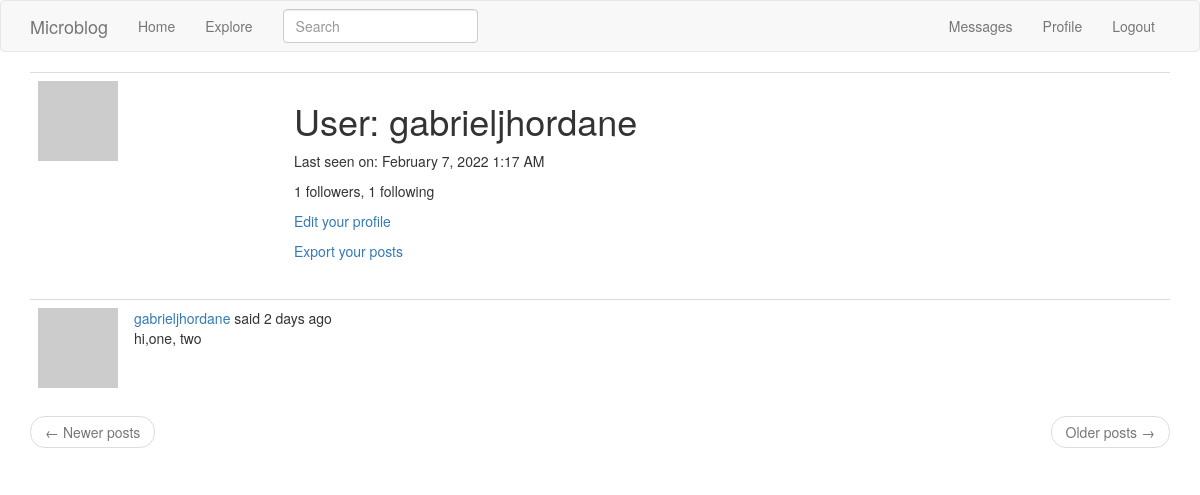
The app's page /user/gabrieljhordane (signed in), older data.
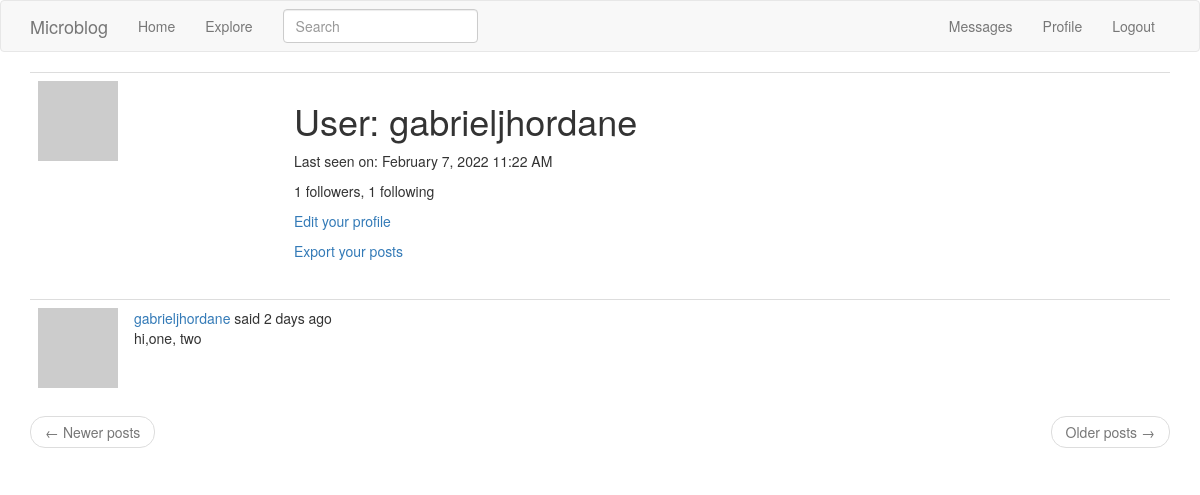
The same page, newer data.
### app/models.py (models this page shows, shortened)
class PaginatedAPIMixin(object):
    @staticmethod
    def to_collection_dict(query, page, per_page, endpoint, **kwargs):
        resources = query.paginate(page, per_page, False)
        data = {
            'items': [item.to_dict() for item in resources.items],
            '_meta': {
                'page': page,
                'per_page': per_page,
                'total_pages': resources.pages,
                'total_items': resources.total
            },
            '_links': {
                'self': url_for(endpoint, page=page, per_page=per_page,
                                **kwargs),
                'next': url_for(endpoint, page=page + 1, per_page=per_page,
                                **kwargs) if resources.has_next else None,
                'prev': url_for(endpoint, page=page - 1, per_page=per_page,
                                **kwargs) if resources.has_prev else None
            }
        }
        return data

class User(PaginatedAPIMixin,UserMixin,db.Model):
    id = db.Column(db.Integer, primary_key=True)
    username = db.Column(db.String(64),index=True, unique=True)
    email = db.Column(db.String(120), index=True, unique=True)
    password_hash = db.Column(db.String(128))
    posts = db.relationship('Post', backref='author', lazy='dynamic')
    about = db.Column(db.String(140))
    last_seen = db.Column(db.DateTime, default=datetime.utcnow)
    followed = db.relationship(
        'User', secondary = followers,
        primaryjoin = (followers.c.follower_id == id),
        secondaryjoin = (followers.c.followed_id == id),
        backref = db.backref('followers', lazy='dynamic'),
        lazy='dynamic')
    messages_sent = db.relationship('Message',
                                    foreign_keys='Message.sender_id',
                                    backref='author', lazy='dynamic')
    messages_received = db.relationship('Message',
                                        foreign_keys='Message.recipient_id',
                                        backref='recipient', lazy='dynamic')
    last_message_read_time = db.Column(db.DateTime)
    notifications = db.relationship('Notification', backref='user',
                                    lazy='dynamic')
    tasks = db.relationship('Task', backref='user', lazy='dynamic')
    token = db.Column(db.String(32), index=True, unique=True)
    token_expiration = db.Column(db.DateTime)
    def avatar (self, size):
        digest = md5(self.email.lower().encode('utf-8')).hexdigest()
        return 'https://www.gravatar.com/avatar/{}?d=identicon&s={}'.format(digest, size)
    def new_messages(self):
        last_read_time = self.last_message_read_time or datetime(1900, 1, 1)
        return Message.query.filter_by(recipient=self).filter(
            Message.timestamp > last_read_time).count()
    def get_tasks_in_progress(self):
        return Task.query.filter_by(user=self, complete=False).all()
    def get_task_in_progress(self, name):
        return Task.query.filter_by(name=name, user=self,
                                    complete=False).first()

class SearchableMixin(object):
    @classmethod
    def before_commit(cls, session):
        session._changes = {
            'add': list(session.new),
            'update': list(session.dirty),
            'delete': list(session.deleted)
        }
    @classmethod
    def after_commit(cls, session):
        for obj in session._changes['add']:
            if isinstance(obj, SearchableMixin):
                add_to_index(obj.__tablename__, obj)
        for obj in session._changes['update']:
            if isinstance(obj, SearchableMixin):
                add_to_index(obj.__tablename__, obj)
        for obj in session._changes['delete']:
            if isinstance(obj, SearchableMixin):
                remove_from_index(obj.__tablename__, obj)
        session._changes = None

class Post(SearchableMixin, db.Model):
    __searchable__ = ['body']
    id = db.Column(db.Integer, primary_key=True)
    body = db.Column(db.String(140))
    timestamp = db.Column(db.DateTime, default=datetime.utcnow)
    user_id = db.Column(db.Integer, db.ForeignKey('user.id'))
    language = db.Column(db.String(5))

### app/main/routes.py (the view)
@bp.route('/user/<username>')
@login_required
def user(username):
    user = User.query.filter_by(username=username).first_or_404()
    page = request.args.get('page', 1, type=int)
    posts = user.posts.order_by(Post.timestamp.desc()).paginate(
        page, current_app.config['POSTS_PER_PAGE'], False)
    next_url = url_for('main.user', username=user.username,
                       page=posts.next_num) if posts.has_next else None
    prev_url = url_for('main.user', username=user.username,
                       page=posts.prev_num) if posts.has_prev else None
    form = EmptyForm()
    return render_template('user.html', user=user, posts=posts.items,
                           next_url=next_url, prev_url=prev_url, form=form)

### app/main/forms.py
class SearchForm(FlaskForm):
    q = StringField(_l('Search'), validators=[DataRequired()])
    def __init__(self, *args, **kwargs):
        if 'formdata' not in kwargs:
            kwargs['formdata'] = request.args
        if 'meta' not in kwargs:
            kwargs['meta'] = {'csrf': False}
        super(SearchForm, self).__init__(*args, **kwargs)

class EmptyForm(FlaskForm):
    submit = SubmitField('Submit')

### app/main/routes.py (called while the page is built)
@bp.before_app_request
def before_request():
    if current_user.is_authenticated:
        current_user.last_seen = datetime.utcnow()
        db.session.commit()
        g.search_form = SearchForm()
    g.locale = str(get_locale())

@bp.before_app_request
def before_request():
    if current_user.is_authenticated:
        current_user.last_seen = datetime.utcnow()
        db.session.commit()
        g.search_form = SearchForm()
    g.locale = str(get_locale())

### app/models.py (called while the page is built)
@login.user_loader
def loader_user(id):
    return User.query.get(int(id))

### app/templates/user.html (shortened to what this page needs)
{% extends "base.html" %}
{% block app_content %}
    <table class="table table-hover">
        <tr>
            <td width="256px"><img src="{{ user.avatar(256) }}"></td>
            <td>
                <h1>{{ _('User') }}: {{ user.username }}</h1>
                {% if user.last_seen %}
                <p>{{ _('Last seen on') }}: {{ moment(user.last_seen).format('LLL') }}</p>
                {% endif %}
                <p>{{ _('%(count)d followers', count=user.followers.count()) }}, {{ _('%(count)d following', count=user.followed.count()) }}</p>
                {% if user == current_user %}
                <p><a href="{{ url_for('main.edit_profile') }}">{{ _('Edit your profile') }}</a></p>
                {% if not current_user.get_task_in_progress('export_posts') %}
                <p><a href="{{ url_for('main.export_posts') }}">{{ _('Export your posts') }}</a></p>
                {% endif %}
                {% endif %}
            </td>
        </tr>
    </table>
    {% for post in posts %}
        {% include '_post.html' %}
    {% endfor %}
    <nav aria-label="...">
        <ul class="pager">
            <li class="previous{% if not prev_url %} disabled{% endif %}">
                <a href="{{ prev_url or '#' }}">
                    <span aria-hidden="true">&larr;</span> {{ _('Newer posts') }}
                </a>
            </li>
            <li class="next{% if not next_url %} disabled{% endif %}">
                <a href="{{ next_url or '#' }}">
                    {{ _('Older posts') }} <span aria-hidden="true">&rarr;</span>
                </a>
            </li>
        </ul>
    </nav>
{% endblock %}

### app/templates/base.html (shortened to what this page needs)
{% extends 'bootstrap/base.html' %}
{% block navbar %}
    <nav class="navbar navbar-default">
        <div class="container">
            <div class="navbar-header">
                <a class="navbar-brand" href="{{ url_for('main.index') }}">Microblog</a>
            </div>
            <div class="collapse navbar-collapse" id="bs-example-navbar-collapse-1">
                <ul class="nav navbar-nav">
                    <li><a href="{{ url_for('main.index') }}">{{ _('Home') }}</a></li>
                    <li><a href="{{ url_for('main.explore') }}">{{ _('Explore')}}</a></li>
                </ul>
                <ul class="nav navbar-nav navbar-right">
                    {% if current_user.is_anonymous %}
                    <li><a href="{{ url_for('auth.login') }}">{{ _('Login')}}</a></li>
                    {% else %}
                    <li><a href="{{ url_for('main.messages') }}">
                            {{ _('Messages') }}
                            {% set new_messages = current_user.new_messages() %}
                        </a>
                    </li>
                    <li><a href="{{ url_for('main.user', username=current_user.username) }}">Profile</a></li>
                    <li><a href="{{ url_for('auth.logout') }}">{{_('Logout')}}</a></li>
                    {% endif %}
                </ul>
                {% if g.search_form %}
                <form class="navbar-form navbar-left" method="get"
                        action="{{ url_for('main.search') }}">
                    <div class="form-group">
                        {{ g.search_form.q(size=20, class='form-control',
                            placeholder=g.search_form.q.label.text) }}
                    </div>
                </form>
                {% endif %}
            </div>
        </div>
    </nav>
{% endblock %}
{% block content %}
    <div class="container">
        {% block app_content %}{% endblock %}
    </div>
{% endblock %}

### app/templates/_post.html (shortened to what this page needs)
<table class="table table-hover">
    <tr>
        <td width="70px">
            <a href="{{ url_for('main.user', username=post.author.username) }}">
                <img src="{{ post.author.avatar(70) }}" />
            </a>
        </td>
        <td>
            {{ _('%(username)s said %(when)s',username=user_link, when=moment(post.timestamp).fromNow()) }}<br>
            <span id="post{{ post.id }}">{{ post.body }}</span>
        </td>
    </tr>
</table>

Row changes from the older to the newer data that the page shows:
changed User "gabrieljhordane": last_seen "February 7, 2022 1:17 AM" → "February 7, 2022 11:22 AM"
